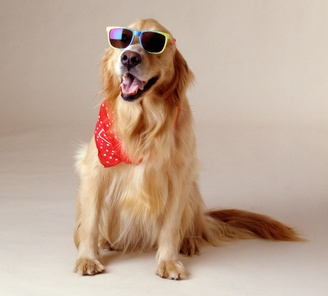
#> input picture perro.jpg, 328 x 296 px, shrunk from 1000 x 904 before the run
$ jupyter execute Thresholding.ipynb
#> lines starting #> are read from the running program, lines starting #| are printed output that depends on the picture; after the words box and inside, x2 and y2 are one past the last pixel; in counts of white or black regions, pixels touching at a corner belong together
<a href="https://colab.research.google.com/github/leonardosanch/OPENCV/blob/main/Thresholding.ipynb" target="_parent"></a>

[cell 1]
import cv2
import matplotlib.pyplot as plt

[cell 2]
img = cv2.imread('perro.jpg',0)
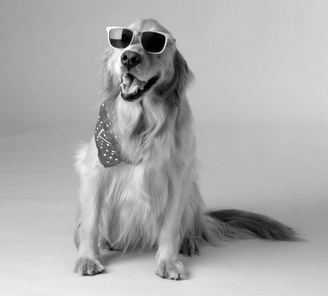
#> img: shape (296, 328); min 0, max 255, mean 172.8
plt.imshow(img, cmap='gray')

[cell 3]
corte, thresh1 = cv2.threshold(img,127,255,cv2.THRESH_BINARY_INV)
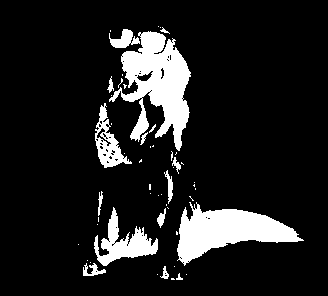
#> thresh1: shape (296, 328); 12.4% white; 52 white regions (36 under 20 px), largest, box (x1, y1, x2, y2) and area: (109, 31, 191, 151) 4687, (177, 202, 304, 266) 3857, (94, 207, 158, 266) 1465

[cell 4]
corte

[cell 5]
thresh1

[cell 6]
plt.imshow(thresh1, cmap='gray')

[cell 7]
img = cv2.imread('/content/crucigrama.jpg',0)
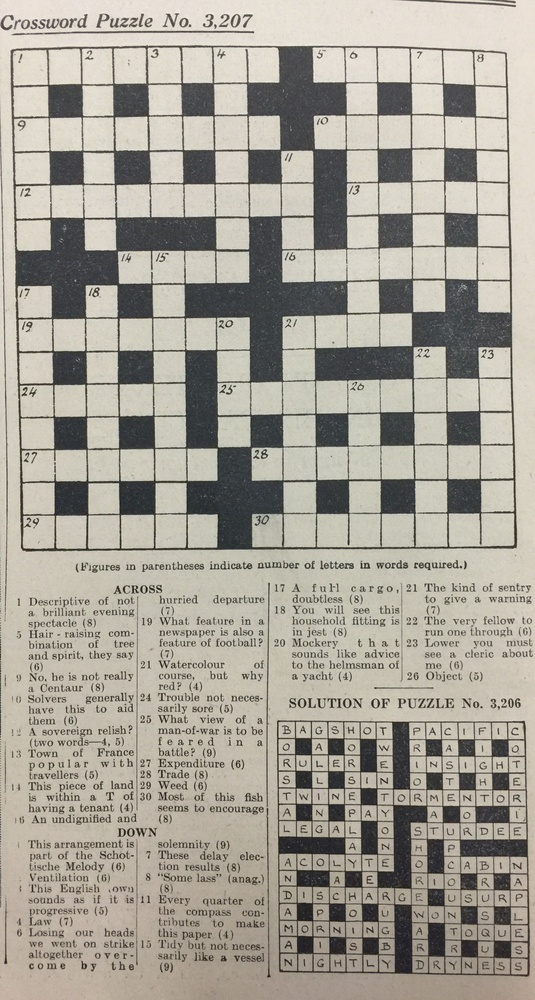
#> input picture crucigrama.jpg, 535 x 1000 px, shrunk from 1634 x 3053 before the run, found by its file name
#> img: shape (1000, 535); min 16, max 246, mean 162.5
plt.imshow(img, cmap='gray')

[cell 8]
fig = plt.figure(figsize=(10,10))
ax = fig.add_subplot(111)
ax.imshow(img, cmap = 'gray')

[cell 9]
corte2 , thresh2 = cv2.threshold(img, 127, 255, cv2.THRESH_BINARY)
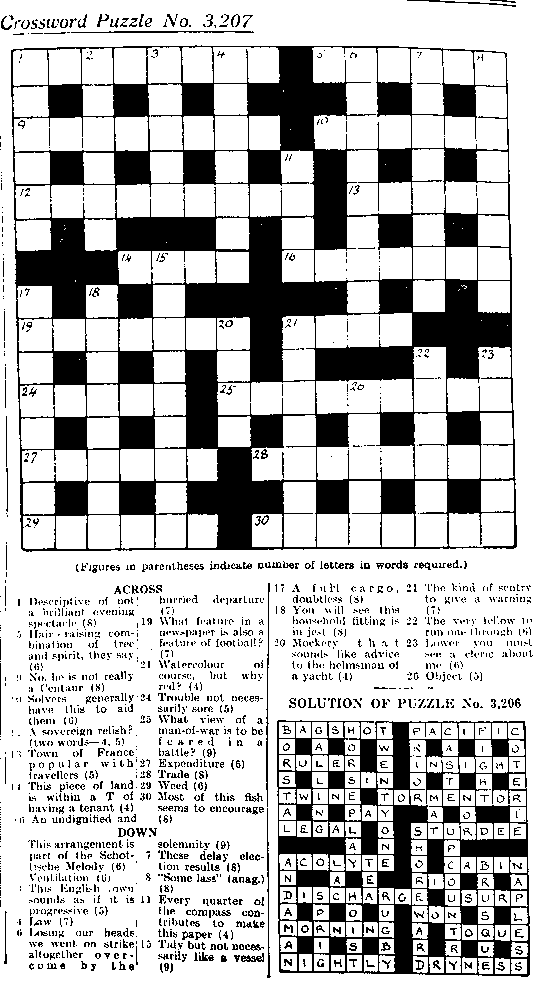
#> thresh2: shape (1000, 535); 74.2% white; 2362 black regions (2033 under 20 px), largest, box (x1, y1, x2, y2) and area: (11, 45, 517, 552) 88749, (277, 720, 530, 977) 24510, (266, 583, 270, 807) 307

[cell 10]
fig = plt.figure(figsize=(10,10))
ax = fig.add_subplot(111)
ax.imshow(thresh2, cmap = 'gray')

[cell 11]
threshold3 = cv2.adaptiveThreshold(img,255, cv2.ADAPTIVE_THRESH_MEAN_C, cv2.THRESH_BINARY,11,8)
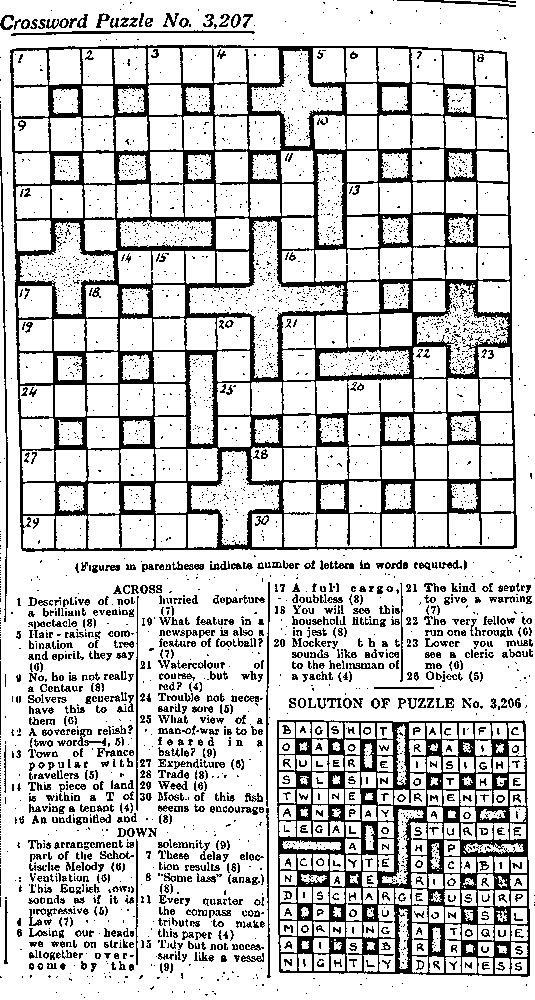
#> threshold3: shape (1000, 535); 79.6% white; 3513 black regions (2597 under 20 px), largest, box (x1, y1, x2, y2) and area: (10, 45, 517, 552) 47936, (277, 720, 530, 977) 19749, (0, 110, 8, 622) 908

[cell 12]
fig = plt.figure(figsize=(10,10))
ax = fig.add_subplot(111)
ax.imshow(threshold3, cmap = 'gray')

[cell 13]
mezcla = cv2.addWeighted(src1 = thresh2, alpha = 0.5, src2=threshold3, beta = 0.5, gamma = 0)
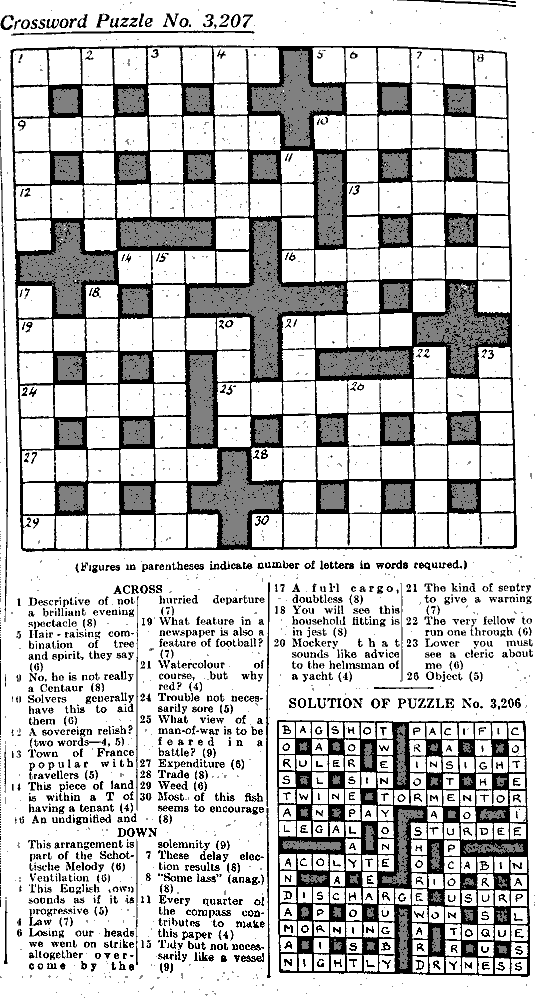
#> mezcla: shape (1000, 535); min 0, max 255, mean 196.1
fig = plt.figure(figsize=(10,10))
ax = fig.add_subplot(111)
ax.imshow(mezcla, cmap = 'gray')
